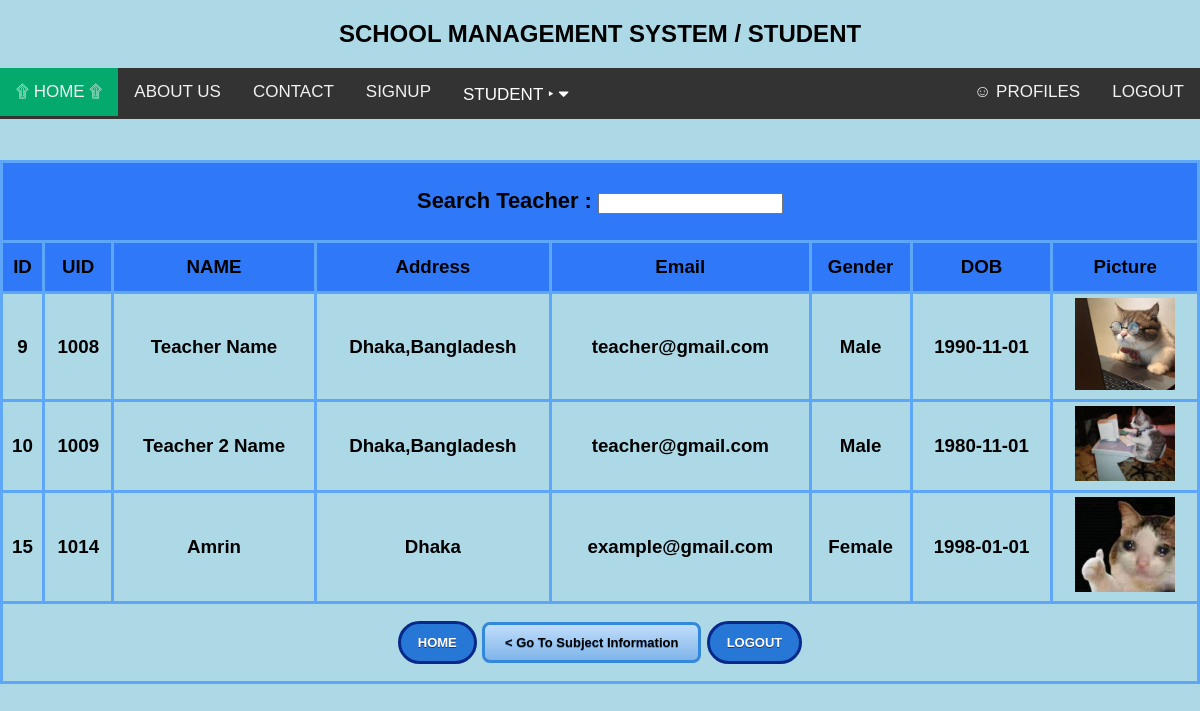
/views/teachers-info.php (signed in), run on the app's committed database.
### tables this page shows
CREATE TABLE `users` (
  `id` int(10) NOT NULL,
  `uid` varchar(10) NOT NULL,
  `password` varchar(20) NOT NULL,
  `name` varchar(50) NOT NULL,
  `dob` varchar(20) NOT NULL,
  `gender` varchar(10) NOT NULL,
  `bloodgrp` varchar(10) DEFAULT NULL,
  `class` int(10) DEFAULT NULL,
  `address` varchar(100) NOT NULL,
  `email` varchar(50) NOT NULL,
  `picture` text NOT NULL,
  `type` varchar(10) NOT NULL,
  `status` varchar(10) NOT NULL
);

### model/teachersModel.php (called while the page is built, shortened)
<?php
	function getAllTeachers(){
		$con = getConnection();
		$sql = "select * from users where type='t' and status='a'";
		$result = mysqli_query($con, $sql);
		return $result;
	}
?>

### views/teachers-info.php (the view, shortened to what this page needs)
<?php
	if(isset($_COOKIE['flag'])){
		include('header.php');
		require_once('../model/teachersModel.php');
	$result = getAllTeachers();
?>
<!DOCTYPE html>
<html>
<head>
</head>
<body>
	<h3><table border="5" align="center" width="100%" cellspacing="4" cellpadding="4" class="customTable">
		<thead>
	<tr>
			<td colspan="8" align="center">
				<h3>Search Teacher : <input type="text" name="" value=""></h3>
			</td>
	</tr>
	<br>
	<tr>
		<th height="40px">ID</th>
		<th>UID</th>
		<th>NAME</th>
		<th>Address</th>
		<th>Email</th>
		<th>Gender</th>
		<th>DOB</th>
		<th>Picture</th>
	</tr>
	</thead>
	<?php while($data =mysqli_fetch_assoc($result)){ ?>
			<tbody>
			<tr>
				<td><?=$data['id']?></td>
				<td><?=$data['uid']?></td>
				<td><?=$data['name']?></td>
				<td><?=$data['address']?></td>
				<td><?=$data['email']?></td>
				<td><?=$data['gender']?></td>
				<td><?=$data['dob']?></td>
				<td><img src="../assets/<?=$data['picture']?>" hight="100px" width="100px"></td>
			</tr>
			</tbody>
	<?php } ?>
	<tr height="80px" align="center">
		<td colspan="8">
			<a href="home.php" class="darkBlueButton">HOME</a>
			<a href="subject-info.php" class="lightBlueButton">< Go To Subject Information </a>
			<a href="../controller/logout.php" class="darkBlueButtonRed">LOGOUT</a>
		</td>
	</tr>
	</table></h3>
</body>
</html>
<?php
}else{
 	header('location: login.html');
 }
?>

### views/header.php (style rules this page uses)
body { margin:0;font-family:Arial }
body { background-color: lightblue; }

### views/teachers-info.php (style rules this page uses)
.lightBlueButton { box-shadow:inset 0px 0px 0px 0px #dcecfb; background:linear-gradient(to bottom, #bddbfa 5%, #80b5ea 100%); background-color:#bddbfa; border-radius:8px; border:3px solid #3488db; display:inline-block; cursor:pointer; color:#ffffff; font-family:Arial; color: black; font-size:13px; font-weight:bold; padding:10px 20px; text-decoration:none; text-shadow:0px 1px 0px #528ecc; }
.darkBlueButton { background-color:#2778d6; border-radius:30px; border:3px solid #08298a; display:inline-block; cursor:pointer; color:#ffffff; font-family:Arial; font-size:13px; padding:11px 17px; text-decoration:none; text-shadow:0px 1px 0px #283966; }
.darkBlueButtonRed { background-color:#2778d6; border-radius:30px; border:3px solid #08298a; display:inline-block; cursor:pointer; color:#ffffff; font-family:Arial; font-size:13px; padding:11px 17px; text-decoration:none; text-shadow:0px 1px 0px #283966; }
table.customTable { border-collapse: collapse; border-width: 3px; border-color: #5EA6F8; border-style: solid; color: #000000; }
table.customTable td, table.customTable th { border-width: 3px; border-color: #5EA6F8; border-style: solid; text-align: center; }
table.customTable thead { background-color: #2F79F8; }

### data on the page
users: id "9", uid "1008", name "Teacher Name", address "Dhaka,Bangladesh", email "teacher@gmail.com", gender "Male", dob "1990-11-01", picture (picture)
users: id "10", uid "1009", name "Teacher 2 Name", address "Dhaka,Bangladesh", email "teacher@gmail.com", gender "Male", dob "1980-11-01", picture (picture)
users: id "15", uid "1014", name "Amrin", address "Dhaka", email "example@gmail.com", gender "Female", dob "1998-01-01", picture (picture)
